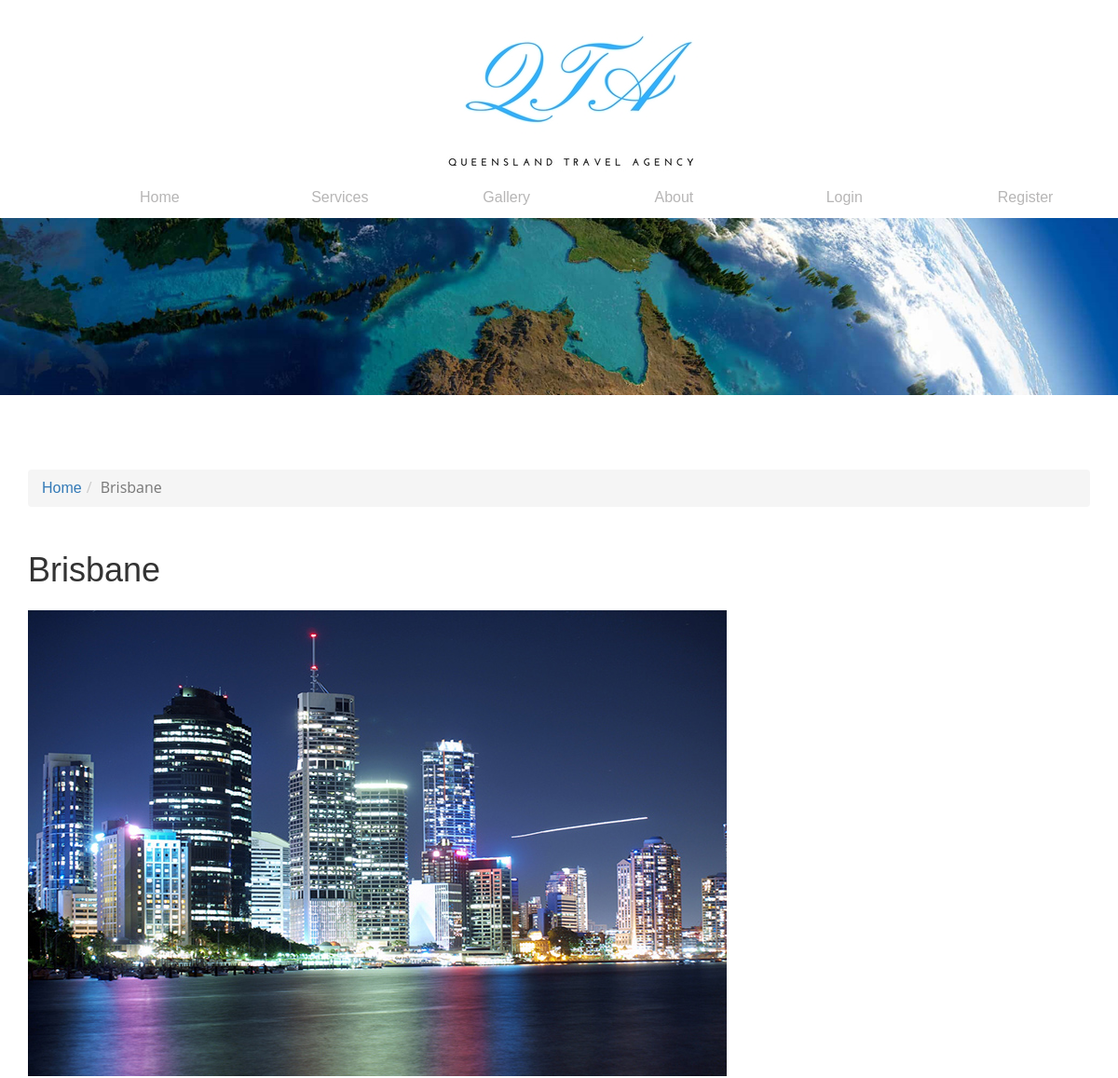
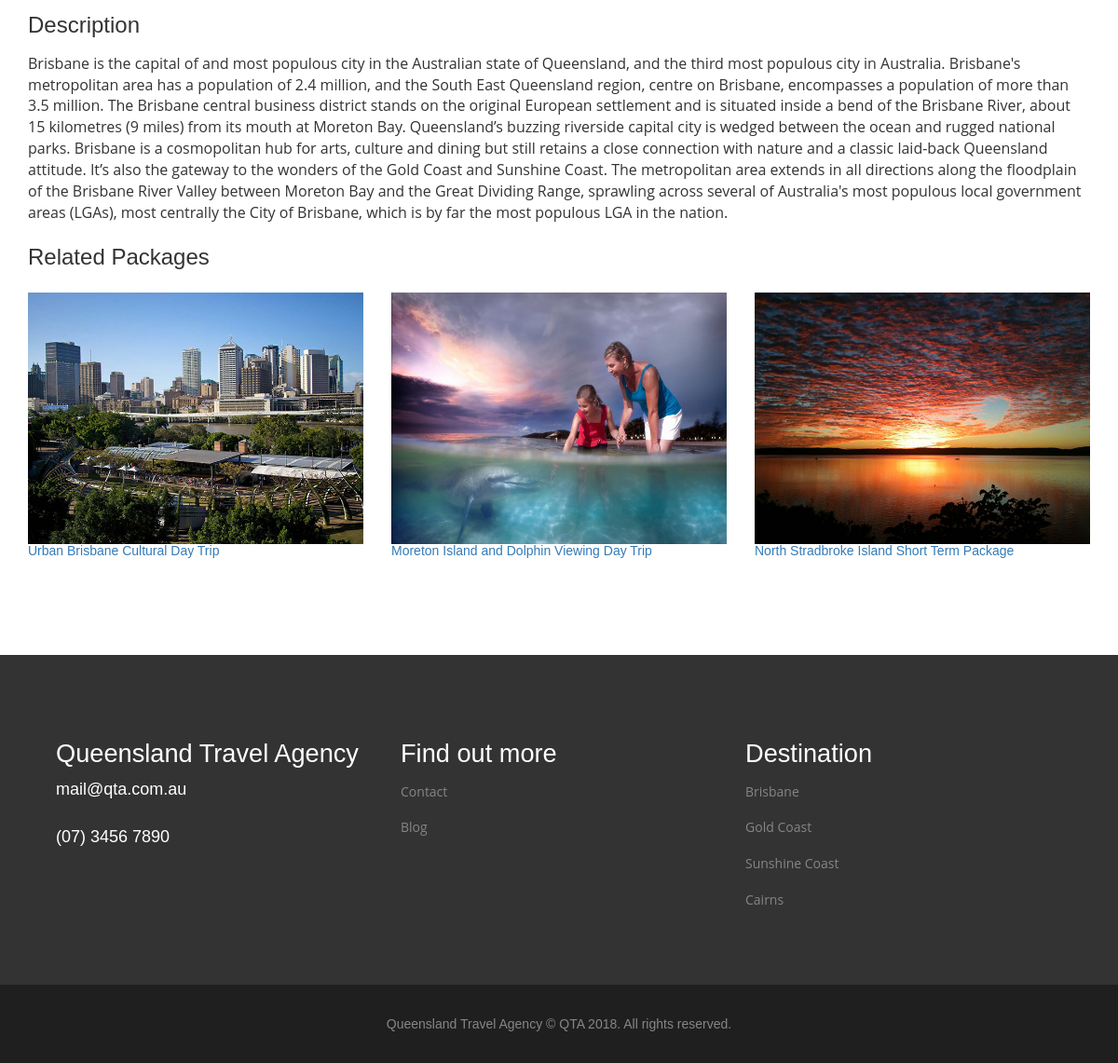
Page /destination.php?destination=Brisbane on the committed database (2 pictures, top to bottom).
### tables this page shows
CREATE TABLE `destination` (
  `DestinationID` int(11) NOT NULL,
  `Name` varchar(20) NOT NULL,
  `Description` text NOT NULL,
  `ImageLocation` varchar(255) DEFAULT NULL
);

CREATE TABLE `package` (
  `PackageID` int(11) NOT NULL,
  `Name` varchar(60) NOT NULL,
  `Description` mediumtext NOT NULL,
  `Price` float NOT NULL,
  `Stock` int(11) NOT NULL,
  `DestinationID` int(11) NOT NULL,
  `ImageLocation` varchar(255) DEFAULT NULL
);

### destination.php (the view, shortened to what this page needs)
<?php
require("connectDatabaseObject.php");
if(isset($_GET["destination"]) && $_GET["destination"] != "") {
 $destination = $_GET["destination"];
 $sql_query = "SELECT Name, Description, ImageLocation, DestinationID FROM destination Where Name = ?";
 $stmt_object = $db_link -> prepare($sql_query);
 $stmt_object -> bind_param("s", $destination);
 $stmt_object -> execute();
 $result = $stmt_object -> get_result();
 if(!($row_result = $result -> fetch_row())) {
  die("Destination does not exist");
}
} else {
  die("Destination does not exist");
}
?>
<!DOCTYPE html>
<html lang="en">
  <head>
  <link rel="stylesheet" href="https://stackpath.bootstrapcdn.com/bootstrap/4.1.0/css/bootstrap.min.css">
  <link href="css/bootstrap.css" rel="stylesheet" type="text/css" media="all" />
    <link href="css/style.css" rel="stylesheet" type="text/css" media="all" />
  </head>
  <body>
<div>
    <div class="col-lg-4 col-md-4 col-sm-4 col-xs-4 col-md-offset-4 col-lg-offset-4 col-sm-offset-4 col-xs-offset-4">
      <a href="index.php" class="logo-image"><img class="logo-image-size" src="images/logo.jpg" alt="logo"></a>
    </div>
  </div>
  <div class="container-fluid header-navigation" style="margin-bottom: 10px;">
    <div class="navigationbar navigationbar-default">
      <div class="row navigation navigationbar-nav">
        <div class="col-md-4 col-lg-2 col-xs-12 col-sm-4 top-nav"><a href="index.php">Home</a></div>
        <div class="col-md-4 col-lg-2 col-xs-12 col-sm-4 top-nav"><a href="services.php">Services</a></div>
        <div class="col-md-4 col-lg-2 col-xs-12 col-sm-4 top-nav"><a href="gallery.php">Gallery</a></div>
        <div class="col-md-4 col-lg-2 col-xs-12 col-sm-4 bot-nav"><a href="about.php">About</a></div>
        <?php
        if(!isset($_SESSION["username"])) {
          echo "<div class=\"col-md-4 col-lg-2 col-xs-12 col-sm-4 bot-nav\"><a href=\"login.php\">Login</a></div>
          <div class=\"col-md-4 col-lg-2 col-xs-12 col-sm-4 bot-nav\"><a href=\"register.php\">Register</a></div>";
        } else {
          echo "<div class=\"col-md-4 col-lg-2 col-xs-12 col-sm-4\"><a href=\"profile.php\">Profile</a></div>
          <div class=\"col-md-4 col-lg-2 col-xs-12 col-sm-4\"><a href=\"index.php?logout=true\">Logout</a></div>";
        }
        ?>
      </div>
    </div>
  </div>
  <div class="banner1">
  </div>
    <div class="container destination">
      <ol class="breadcrumb breadco">
        <li><a href="index.php">Home</a></li>
        <li class="active"><?php echo $row_result[0]; ?></li>
      </ol>
      <h1 class="my-4"><?php echo $row_result[0]; ?>
      </h1>
      <div class="row">
        <div class="col-md-12">
          <?php
            echo '<img class="img-fluid" src="'.$row_result[2].'"/>';
          ?>
        </div>
        <div class="col-md-12">
          <h3 class="my-3">Description</h3>
          <p><?php echo $row_result[1]; ?></p>
        </div>
      </div>
      <h3 class="my-4">Related Packages</h3>
        <?php
          $sql_query = "SELECT DestinationID, Name, ImageLocation FROM package Where DestinationID = \"".$row_result[3]."\"";
          $stmt_object = $db_link -> prepare($sql_query);
          $stmt_object -> execute();
          $result = $stmt_object -> get_result();
          $num_row = $result -> num_rows;
          $rows = 0;
          if($num_row % 3 == 0) {
            $rows = $num_row / 3;
          } else {
            $rows = $num_row / 3 + 1;
          }
          for($i = 0; $i < $rows; $i++) {
            echo "<div class=\"row\">";
            $item = 0;
            while ($item < 3 && $row_result = $result -> fetch_row()) {
              $item++;
              echo '<div class="col-md-4 col-sm-12 mb-4">
          <a href="package.php?package='.$row_result[1].'">';
          echo '<img class="img-fluid" src="'.$row_result[2] .'"/>';
           echo ' </a>
           <a href="package.php?package='.$row_result[1].'"> <h5>'.$row_result[1].'</h5></a>
           </div>';
            }
            echo "</div>";
          }
        ?>
    </div>
  <div class="footer">
    <div class="container">
      <div class="footer-row">
        <div class="col-md-4 col-sm-12 col-xs-12 footer-grids">
          <h3>Queensland Travel Agency</h3>
          <h4>mail@qta.com.au</h4>>
          <h4>(07) 3456 7890</h4>
        </div>
        <div class="col-md-4 col-sm-12 col-xs-12 footer-grids">
          <h3>Find out more</h3>
          <ul>
            <li><a href="contact.php">Contact</a></li>
            <li><a href="https://blog.queensland.com/">Blog</a></li>
          </ul>
        </div>
        <div class="col-md-4 col-sm-12 col-xs-12 footer-grids">
          <h3>Destination</h3>
          <ul>
            <li><a href="destination.php?destination=Brisbane">Brisbane</a></li>
            <li><a href="destination.php?destination=Gold Coast">Gold Coast</a></li>
            <li><a href="destination.php?destination=Sunshine Coast">Sunshine Coast</a></li>
            <li><a href="destination.php?destination=Cairns">Cairns<a/></li>
          </ul>
        </div>
        <div class="clearfix"> </div>
      </div>
    </div>
  </div>
  <div class="footer-bottom">
    <div class="container">
      <p>Queensland Travel Agency &copy; QTA 2018. All rights reserved.</p>
    </div>
  </div>
  </body>
</html>

### css/style.css (style rules this page uses)
html, body { font-size: 100%; background:#ffffff; font-family: 'Open Sans', sans-serif; }
h1,h2,h3,h4,h5,h6,a { margin:0; font-family: 'Josefin Sans', sans-serif; }
p { margin:0; }
ul,label { margin:0; padding:0; }
.logo-image { display: block; }
.header-navigation { background-color: #fff; }
.navigationbar-default { background: none; border: none; }
.navigationbar-default .navigationbar-nav > div > a { color: #B7B6B6; }
.navigationbar-nav { float: none; margin-left: 5em; }
.navigationbar { margin-bottom: 0; }
.navigation > div > a { padding: 20px 40px; }
.banner1 { background:url(../images/queensland.jpg) no-repeat 0px 0px; background-size:cover; -webkit-background-size:cover; -moz-background-size:cover; -ms-background-size:cover; -o-background-size:cover; min-height:300px; }
.banner-bottom,.features,.typo,.contact-grids,.gallery,.services,.about,.events,.history,.single, .register-form, .login-form, .destination, .package, .cart { padding:5em 0; }
.footer { padding: 5em 0 4em; background-color: rgb(51, 51, 51); }
.footer h4 { margin:0 0 .5em; color: #fff; }
.footer h3 { color: #fff; font-size: 1.7em; margin:0.4em 0 .5em; }
.footer-grids ul li { margin-bottom: 1em; }
.footer-grids ul li a { color: #868686; font-size:14px; text-decoration: none; font-family: 'Open Sans', sans-serif; }
.footer-bottom { background-color: #201F1F; padding: 2em 0; text-align: center; }
.footer-bottom p { color: #868686; margin:0; font-size: 14px; }
.breadco { margin:0 0 3em; }
ol { margin-bottom: 44px; }
@media (max-width:1366px) { .banner1 { min-height: 190px; } }

### rows in the picture
destination: Name "Brisbane", ImageLocation (picture), Description "Brisbane is the capital of and most populous city in the Australian state of Queensland, and the third most populous city in Australia. Brisbane's metropolitan area has a population of 2.4 million, and the South East Queensland region, centre on Brisbane, encompasses a population of more than 3.5 million. The Brisbane central business district stands on the original European settlement and is situated inside a bend of the Brisbane River, about 15 kilometres (9 miles) from its mouth at Moreton Bay. Queensland’s buzzing riverside capital city is wedged between the ocean and rugged national parks. Brisbane is a cosmopolitan hub for arts, culture and dining but still retains a close connection…"
package: ImageLocation (picture), Name "Urban Brisbane Cultural Day Trip"
package: ImageLocation (picture), Name "Moreton Island and Dolphin Viewing Day Trip"
package: ImageLocation (picture), Name "North Stradbroke Island Short Term Package"
